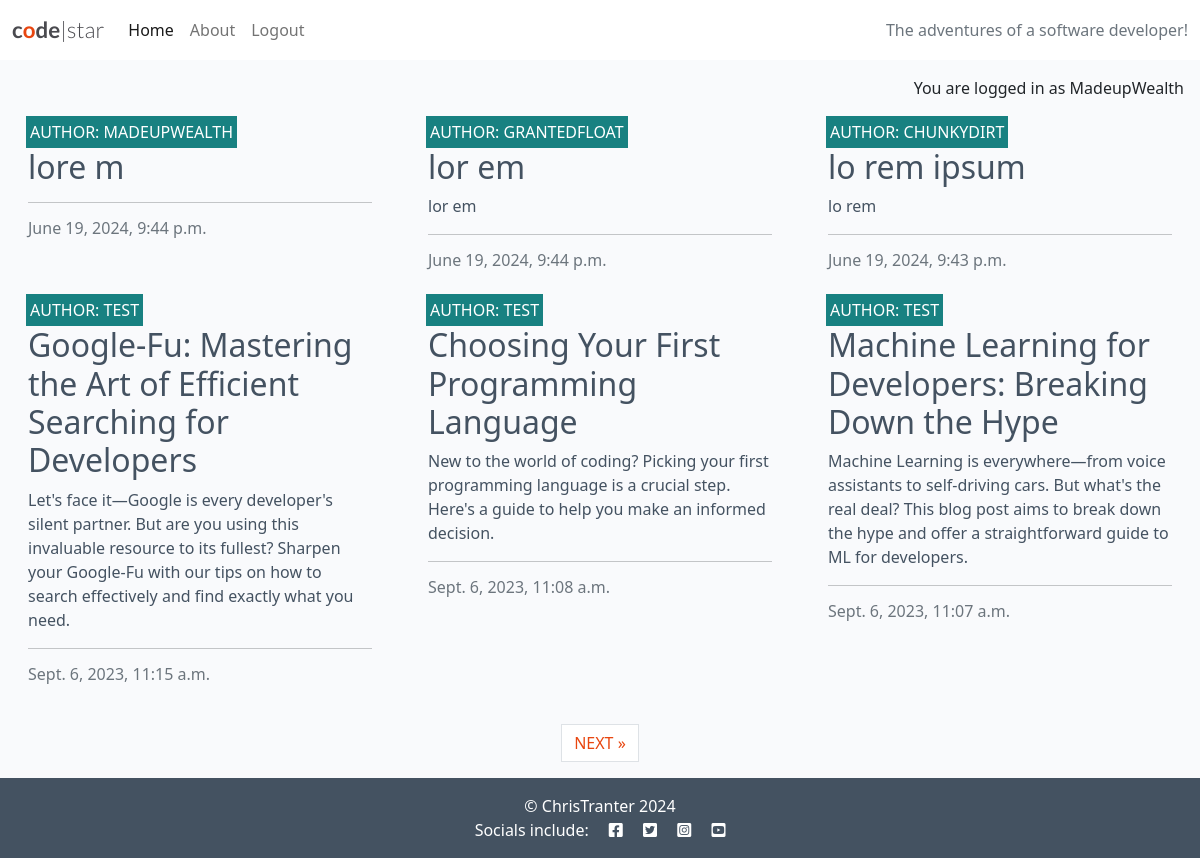
Screenshot of / (signed in) with the database file from the repository.
### blog/models.py (models this page shows, shortened)
class Post(models.Model):
    title = models.CharField(max_length=200, unique=True)
    slug = models.SlugField(max_length=200, unique=True)
    author = models.ForeignKey(User, on_delete=models.CASCADE, related_name="blog_posts")
    content = models.TextField()
    created_on = models.DateTimeField(auto_now_add=True)
    status = models.IntegerField(choices=STATUS, default=0)
    excerpt = models.TextField(blank=True)
    updated_on = models.DateTimeField(auto_now=True)
    class Meta:
        ordering = ["-created_on"]

### blog/views.py (the view)
# urls.py: path('', views.PostList.as_view(), name='home'),
class PostList(generic.ListView):
    queryset = Post.objects.filter(status=1)
    template_name = "blog/index.html"
    paginate_by = 6

### blog/templates/blog/index.html (shortened to what this page needs)
{% extends "base.html" %}
{% block content %}
<div class="container-fluid">
    <div class="row">
        <div class="col-12 mt-3 left">
            <div class="row">
                {% for post in post_list %}
                <div class="col-md-4">
                    <div class="card mb-4">
                        <div class="card-body">
                            <div class="image-container">
                                <div class="image-flash">
                                    <p class="author">Author: {{ post.author }}</p>
                                </div>
                            </div>
                            <a href="{% url 'post_detail' post.slug %}" class="post-link">
                                <h2 class="card-title">{{ post.title }}</h2>
                                <p class="card-text">{{ post.excerpt }}</p>
                            </a>
                            <hr />
                            <p class="card-text text-muted h6">{{ post.created_on}}
                            </p>
                        </div>
                    </div>
                </div>
                {% if forloop.counter|divisibleby:3 %}
            </div>
            <div class="row">
                {% endif %}
                {% endfor %}
            </div>
        </div>
    </div>
    {% if is_paginated %}
    <nav aria-label="Page navigation">
        <ul class="pagination justify-content-center">
            {% if page_obj.has_next %}
            <li><a href="?page={{ page_obj.next_page_number }}" class="page-link"> NEXT &raquo;</a></li>
            {% endif %}
        </ul>
    </nav>
    {% endif %}
</div>
{% endblock %}
{% block copyright %}
© ChrisTranter 2024
{% endblock %}

### templates/base.html (shortened to what this page needs)
{% load static %}
{% url 'home' as home_url %}
{% url 'about' as about_url %}
{% url 'account_login' as login_url %}
{% url 'account_signup' as signup_url %}
{% url 'account_logout' as logout_url %}
<!DOCTYPE html>
<html class="h-100" lang="en">
<head>
    <link rel="stylesheet" href="https://cdnjs.cloudflare.com/ajax/libs/font-awesome/5.15.3/css/all.min.css">
    <link href="https://cdn.jsdelivr.net/npm/bootstrap@5.0.1/dist/css/bootstrap.min.css" rel="stylesheet"
>
    <link rel="stylesheet" href="{% static 'css/style.css' %}">
</head>
<body class="d-flex flex-column h-100 main-bg">
    <nav class="navbar navbar-expand-lg navbar-light bg-white">
        <div class="container-fluid">
            <a class="navbar-brand" href="{% url 'home' %}"><span class="brand">c<span class="red-o">o</span>de<span
                        class="thin">|star</span></span></a>
            <div class="collapse navbar-collapse" id="navbarText">
                <ul class="navbar-nav me-auto mb-2 mb-lg-0">
                    <li class="nav-item">
                        <a class="nav-link {% if request.path == home_url %}active{% endif %}" aria-current="page"
                            href="{% url 'home' %}">Home</a>
                    </li>
                    <li class="nav-item">
                        <a
                          class="nav-link
                          {% if request.path == about_url %}active{%endif%}"
                          aria-current="page"
                          href="{% url 'about' %}"
                          >About</a
                        >
                    </li>
                      {% if user.is_authenticated %}
                    <li class="nav-item">
                        <a class="nav-link {% if request.path == logout_url %}active{% endif %}" aria-current="page" href="{% url 'account_logout' %}">Logout</a>
                    </li>
                    {% endif %}
                </ul>
                <span class="navbar-text text-muted">
                    The adventures of a software developer!
                </span>
            </div>
        </div>
    </nav>
    <main class="flex-shrink-0 main-bg">
        {% if user.is_authenticated %}
        <p class="text-end m-3">You are logged in as {{ user.username }}</p>
        {% else %}
        <p class="text-end m-3">You are not logged in</p>
        {% endif %}
        {% block content %}{% endblock content %}
    </main>
    <footer class="footer mt-auto py-3 dark-bg">
        <p class="m-0 text-center text-white">{% block copyright %} © ChrisTranter 2024 {% endblock copyright %}</p>
        <p class="m-0 text-center text-white">Socials include: <i class="fab fa-facebook-square ms-3"></i>
            <i class="fab fa-twitter-square ms-3"></i>
            <i class="fab fa-instagram-square ms-3"></i>
            <i class="fab fa-youtube-square ms-3"></i>
        </p>
    </footer>
</body>
</html>

### static/css/style.css (style rules this page uses)
body { background-color: #F9FAFC; }
.brand { font-family: Lato, sans-serif; font-size: 1.4rem; font-weight: 700; color: #4A4A4F; }
.red-o { color: #E84610; }
.thin { font-weight: 300; }
.dark-bg { background-color: #445261; }
.main-bg { background-color: #F9FAFC; }
.card { border: none; background-color: transparent; }
.image-container { position: relative; }
.image-flash { position: absolute; bottom: 5%; min-width: 30%; left: -2px; background-color: #188181; }
.author { color: white; margin: 4px; text-transform: uppercase; }
.post-link { text-decoration: none; color: #445261; }
.post-link:hover, .page-link { color: #E84610; }

### rows the page displays
Post: author "MADEUPWEALTH", title "lore m", created_on "June 19, 2024, 9:44 p.m."
Post: author "GRANTEDFLOAT", title "lor em", excerpt "lor em", created_on "June 19, 2024, 9:44 p.m."
Post: author "CHUNKYDIRT", title "lo rem ipsum", excerpt "lo rem", created_on "June 19, 2024, 9:43 p.m."
Post: author "TEST", title "Google-Fu: Mastering the Art of Efficient Searching for Developers", excerpt "Let's face it—Google is every developer's silent partner. But are you using this invaluable resource to its fullest? Sharpen your Google-Fu with our tips on how to search effectively and find exactly what you need.", created_on "Sept. 6, 2023, 11:15 a.m."
Post: author "TEST", title "Choosing Your First Programming Language", excerpt "New to the world of coding? Picking your first programming language is a crucial step. Here's a guide to help you make an informed decision.", created_on "Sept. 6, 2023, 11:08 a.m."
Post: author "TEST", title "Machine Learning for Developers: Breaking Down the Hype", excerpt "Machine Learning is everywhere—from voice assistants to self-driving cars. But what's the real deal? This blog post aims to break down the hype and offer a straightforward guide to ML for developers.", created_on "Sept. 6, 2023, 11:07 a.m."

### other values shown
{{ user.username }} "MadeupWealth"
